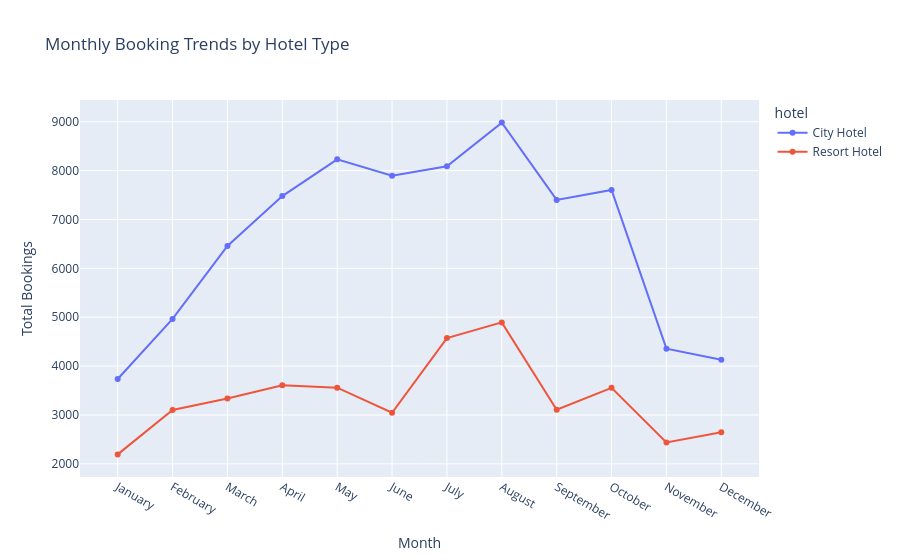

Here is the notebook cell this chart was saved with:
### Code cell
monthly = df.groupby(['arrival_month_num', 'arrival_date_month', 'hotel']).size().reset_index(name='total_bookings')
monthly = monthly.sort_values('arrival_month_num')

fig3 = px.line(
    monthly,
    x='arrival_date_month',
    y='total_bookings',
    color='hotel',
    title='Monthly Booking Trends by Hotel Type',
    labels={'arrival_date_month': 'Month', 'total_bookings': 'Total Bookings'},
    markers=True
)

fig3.show()

### Figure 1 — Plotly figure (JSON) as saved in the notebook; plotly's stock layout.template omitted (floating-point values rounded to 4 significant figures)
{"data": [{"hovertemplate": "hotel=City Hotel<br>Month=%{x}<br>Total Bookings=%{y}<extra></extra>", "legendgroup": "City Hotel", "line": {"color": "#636efa", "dash": "solid"}, "marker": {"symbol": "circle"}, "mode": "lines+markers", "name": "City Hotel", "orientation": "v", "showlegend": true, "type": "scatter", "x": ["January", "February", "March", "April", "May", "June", "July", "August", "September", "October", "November", "December"], "xaxis": "x", "y": [3736, 4965, 6458, 7480, 8232, 7894, 8088, 8983, 7400, 7605, 4357, 4132], "yaxis": "y"}, {"hovertemplate": "hotel=Resort Hotel<br>Month=%{x}<br>Total Bookings=%{y}<extra></extra>", "legendgroup": "Resort Hotel", "line": {"color": "#EF553B", "dash": "solid"}, "marker": {"symbol": "circle"}, "mode": "lines+markers", "name": "Resort Hotel", "orientation": "v", "showlegend": true, "type": "scatter", "x": ["January", "February", "March", "April", "May", "June", "July", "August", "September", "October", "November", "December"], "xaxis": "x", "y": [2193, 3103, 3336, 3609, 3559, 3045, 4573, 4894, 3108, 3555, 2437, 2648], "yaxis": "y"}], "layout": {"legend": {"title": {"text": "hotel"}, "tracegroupgap": 0}, "title": {"text": "Monthly Booking Trends by Hotel Type"}, "xaxis": {"anchor": "y", "domain": [0, 1], "title": {"text": "Month"}}, "yaxis": {"anchor": "x", "domain": [0, 1], "title": {"text": "Total Bookings"}}}}
